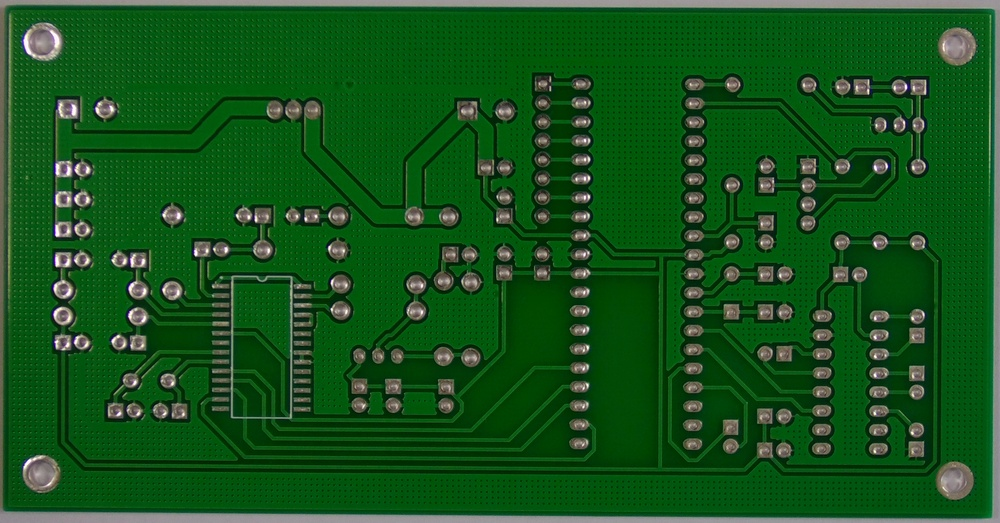
#> input picture Milestone4/golden/01.JPG, 1000 x 523 px, shrunk from 3034 x 1586 before the run, found by its file name; the run also reads 1 picture not shown here
$ python 'image subtraction code.py'
#> lines starting #> are read from the running program, lines starting #| are printed output that depends on the picture; after the words box and inside, x2 and y2 are one past the last pixel; in counts of white or black regions, pixels touching at a corner belong together
import os
import cv2
import numpy as np

TEMPLATE_ROOT = 'PCB_USED'
DEFECT_ROOT = 'images'
OUTPUT_DIR = 'Result'

def align_and_subtract_grayscale(template_path, test_path, max_features=500, good_match_percent=0.15):
#> called with template_path = 'PCB_USED/01.JPG', max_features = 500, good_match_percent = 0.15
    template_gray = cv2.imread(template_path, 0)
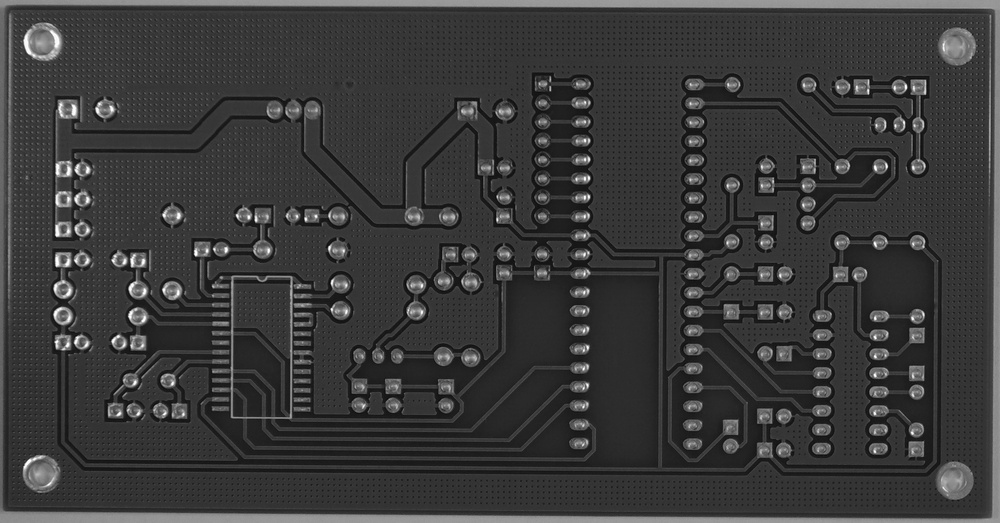
#> template_gray: shape (523, 1000); min 9, max 255, mean 58.3
    test_gray = cv2.imread(test_path, 0)
#> test_gray: shape (523, 1000); min 7, max 255, mean 58.5

    if template_gray is None or test_gray is None:
        raise FileNotFoundError(f"Could not load images. Template: {template_path}, Test: {test_path}")

    orb = cv2.ORB_create(max_features)
    keypoints1, descriptors1 = orb.detectAndCompute(template_gray, None)
#> keypoints1 = 500 keypoints; strongest (x, y, size): (56, 235, 31), (56, 265, 31), (195, 255, 31), (256, 220, 31)
    keypoints2, descriptors2 = orb.detectAndCompute(test_gray, None)
#> keypoints2 has the same summary as keypoints1

    if descriptors1 is None or descriptors2 is None:
        raise ValueError("Could not find enough features for alignment.")

    matcher = cv2.BFMatcher(cv2.NORM_HAMMING, crossCheck=True)
    matches = matcher.match(descriptors1, descriptors2)
#> matches = 467 matches

    matches_list = list(matches)
#> matches_list = 467 matches
    matches_list.sort(key=lambda x: x.distance)

    num_good_matches = int(len(matches_list) * good_match_percent)
#> num_good_matches = 70
    good_matches = matches_list[:num_good_matches]
#> good_matches = 70 matches

    points1 = np.zeros((len(good_matches), 2), dtype=np.float32)
#> points1 = 70 pairs, first value 0 to 0, second value 0 to 0
    points2 = np.zeros((len(good_matches), 2), dtype=np.float32)
#> points2 = 70 pairs, first value 0 to 0, second value 0 to 0

    for i, match in enumerate(good_matches):
        points1[i, :] = keypoints1[match.queryIdx].pt
        points2[i, :] = keypoints2[match.trainIdx].pt
#> this loop made 70 passes
#> after the loop, points1 = 70 pairs, first value 56 to 923, second value 85.2 to 451; points2 has the same summary as points1

    h, _ = cv2.findHomography(points2, points1, cv2.RANSAC, 5.0)
#> h = [[1, 9.51e-16, -1.9e-13], [-1.48e-16, 1, -8.99e-14], [-7.73e-19, 1.53e-18, 1]]

    if h is None:
        raise ValueError("Homography calculation failed. Alignment not possible.")

    height, width = template_gray.shape
#> height = 523; width = 1000
    aligned_test_image = cv2.warpPerspective(test_gray, h, (width, height))

    difference_map = cv2.absdiff(template_gray, aligned_test_image)
    _, defect_mask = cv2.threshold(difference_map, 0, 255, cv2.THRESH_BINARY + cv2.THRESH_OTSU)
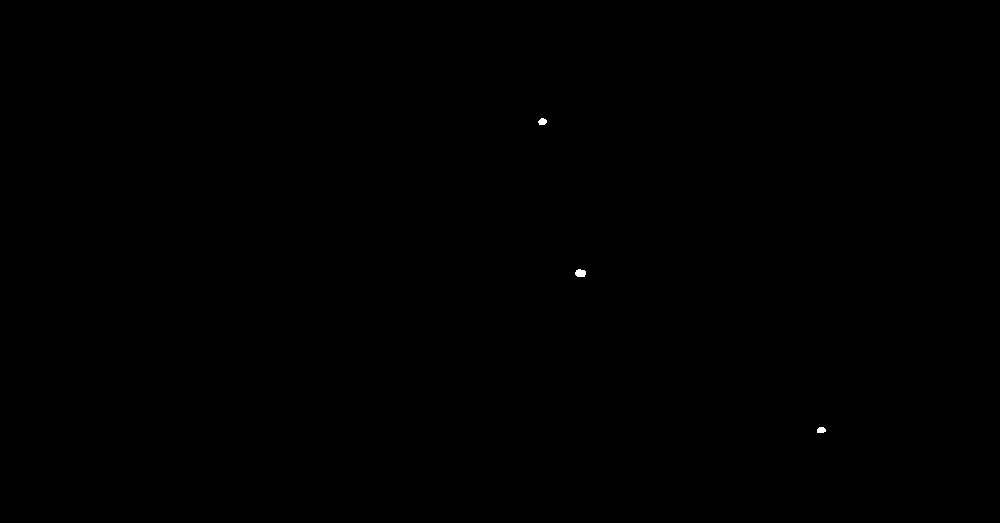
#> defect_mask: shape (523, 1000); 0.03% white; 3 white regions, box (x1, y1, x2, y2) and area: (575, 269, 586, 277) 72, (538, 118, 547, 125) 48, (817, 427, 826, 433) 46

    return aligned_test_image, defect_mask

def process_pcb_images():
    os.makedirs(OUTPUT_DIR, exist_ok=True)
    total_processed = 0

    defect_types = ['Missing_hole', 'Mouse_bite', 'Open_circuit', 'Short', 'Spur', 'Spurious_copper']

    template_path = os.path.join(TEMPLATE_ROOT, '01.JPG')

    if not os.path.exists(template_path):
        print(f"ERROR: Template image not found: {template_path}")
        return

    print(f"Using template: {template_path}")

    for defect_type in defect_types:
        defect_path = os.path.join(DEFECT_ROOT, defect_type)

        if not os.path.exists(defect_path):
            print(f"Warning: Defect folder not found: {defect_path}")
            continue

        print(f"Processing Defect Type: {defect_type}")

        test_images = [f for f in os.listdir(defect_path) if f.lower().endswith(('.jpg', '.jpeg', '.png'))]

        if not test_images:
            print(f"No images found in {defect_type}")
            continue

        output_sub_dir = os.path.join(OUTPUT_DIR, defect_type)
        os.makedirs(output_sub_dir, exist_ok=True)

        for test_file in test_images:
            test_path = os.path.join(defect_path, test_file)

            try:
                print(f"Processing: {test_file}")
                aligned_img, defect_mask = align_and_subtract_grayscale(template_path, test_path)

                base_name = os.path.splitext(test_file)[0]

                aligned_path = os.path.join(output_sub_dir, f'{base_name}_aligned.jpg')
                cv2.imwrite(aligned_path, aligned_img)

                mask_path = os.path.join(output_sub_dir, f'{base_name}_mask.png')
                cv2.imwrite(mask_path, defect_mask)

                total_processed += 1
                print(f"Saved: {base_name}_aligned.jpg and {base_name}_mask.png")

            except Exception as e:
                print(f"ERROR processing {test_file}: {e}")

    print(f"Processing finished. Total images processed: {total_processed}")
    print(f"Results saved in: {OUTPUT_DIR}")

if __name__ == "__main__":
    print("Starting PCB Image Subtraction Pipeline")
    process_pcb_images()
